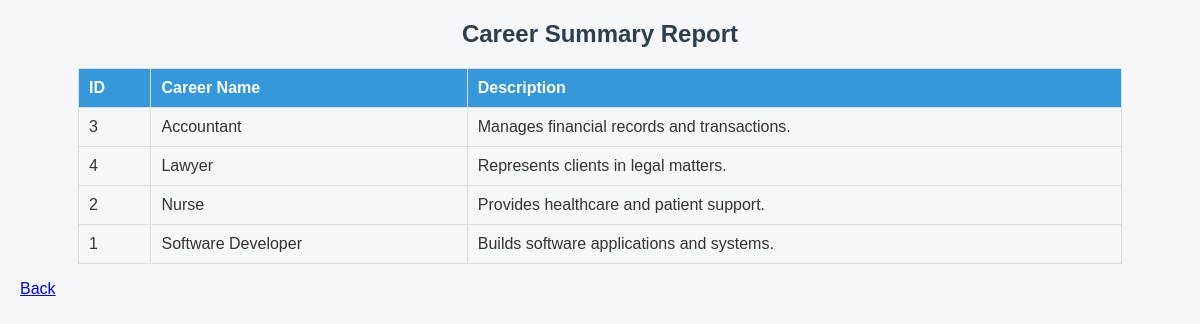
The page /5_Application/reports/career_report.php (signed in) on the database its author committed.
### tables this page shows
CREATE TABLE `careers` (
  `career_id` int(11) NOT NULL,
  `career_name` varchar(120) NOT NULL,
  `description` text DEFAULT NULL
);

### 5_Application/reports/career_report.php (the view, shortened to what this page needs)
<?php
require_once '../includes/db_connect.php';
?>
<!DOCTYPE html>
<html>
<head><meta charset="utf-8"><title>Career Report</title><link rel="stylesheet" href="../assets/style.css"></head>
<body>
<h2>Career Summary Report</h2>
<table>
    <tr><th>ID</th><th>Career Name</th><th>Description</th></tr>
    <?php
    $res = $conn->query("SELECT * FROM careers ORDER BY career_name");
    while ($r = $res->fetch_assoc()) {
        echo "<tr><td>{$r['career_id']}</td><td>".htmlspecialchars($r['career_name'])."</td><td>".htmlspecialchars($r['description'])."</td></tr>";
    }
    ?>
</table>
<p><a href="../pages/admin_dashboard.php">Back</a></p>
</body>
</html>

### 5_Application/assets/style.css (style rules this page uses)
body { font-family: Arial, sans-serif; background: #f5f7fb; color: #333; margin: 20px; }
h1, h2 { color: #2c3e50; text-align: center; }
table { border-collapse:collapse; width:90%; margin:10px auto; }
th, td { border:1px solid #ddd; padding:10px; text-align:left; }
th { background:#3498db; color:#fff; }

### rows shown on the page
careers: career_id "3", career_name "Accountant", description "Manages financial records and transactions."
careers: career_id "4", career_name "Lawyer", description "Represents clients in legal matters."
careers: career_id "2", career_name "Nurse", description "Provides healthcare and patient support."
careers: career_id "1", career_name "Software Developer", description "Builds software applications and systems."
